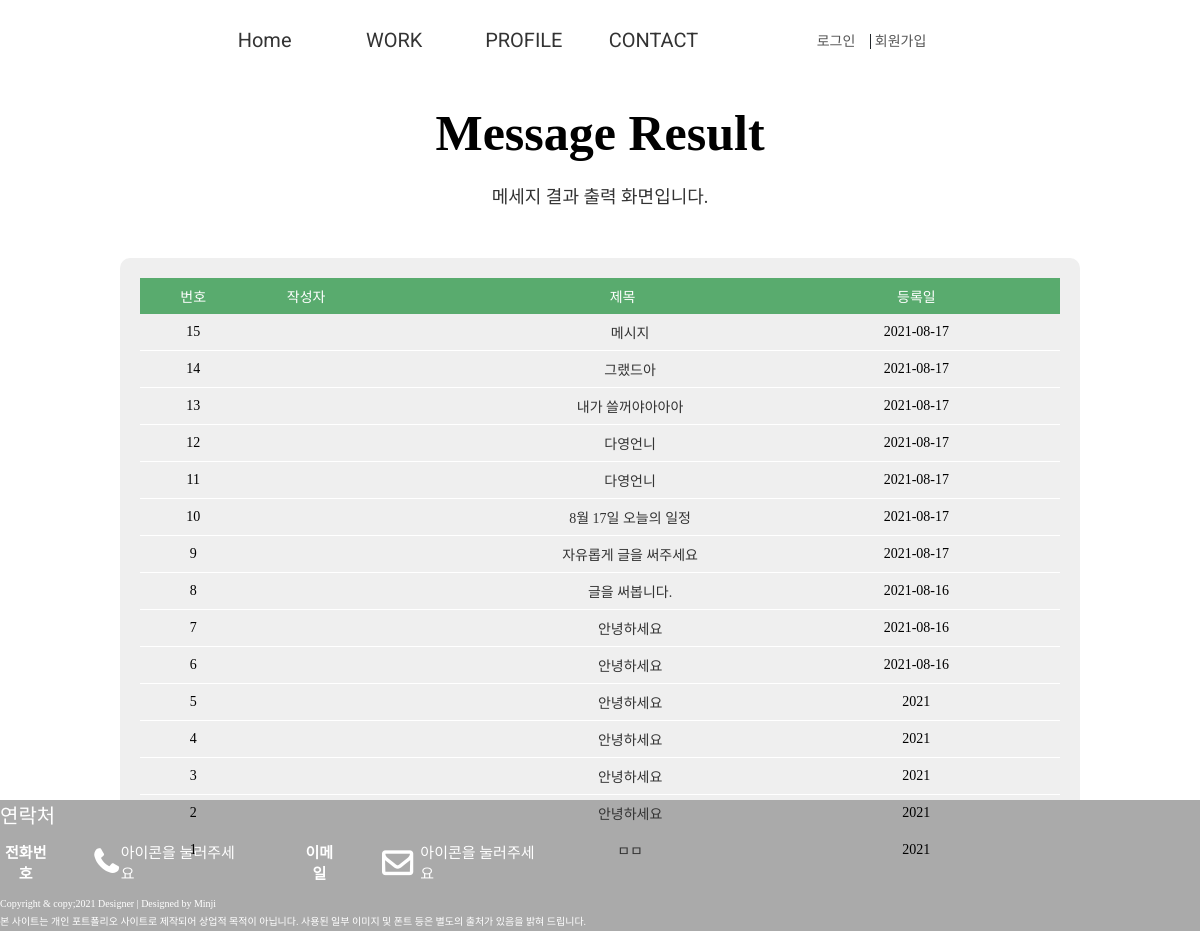
/pages/write_search.php, run on an earlier commit of the app's database.
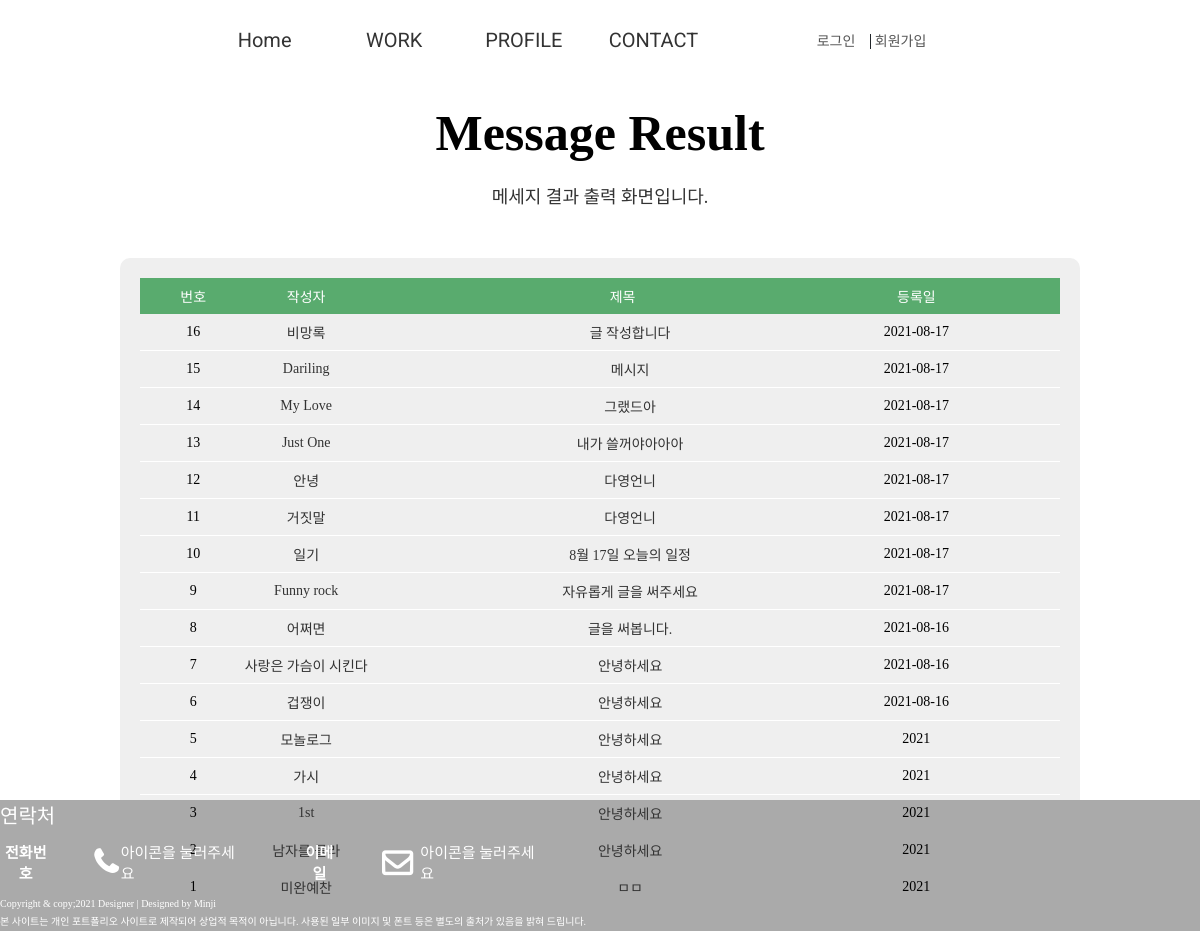
And on a later commit of the database.
### tables this page shows
CREATE TABLE `portfolio_write` (
  `Portfolio_idx` int(11) NOT NULL COMMENT '포트폴리오 고유번호',
  `Portfolio_writer` varchar(50) NOT NULL COMMENT '글 작성자',
  `Portfolio_tit` varchar(50) NOT NULL COMMENT '포트폴리오 글 제목',
  `Portfolio_con` text NOT NULL COMMENT '포트폴리오 내용',
  `Portfoilo_reg` varchar(20) NOT NULL COMMENT '포트폴리오 등록일'
);

### pages/write_search.php (the view, shortened to what this page needs)
<!DOCTYPE html>
<html lang="en">
<head>
 <link rel="stylesheet" href="https://cdnjs.cloudflare.com/ajax/libs/font-awesome/4.7.0/css/font-awesome.min.css">
 <link rel="stylesheet" href="/portfolio-cover/css/reset.css">
 <link rel="stylesheet" href="/portfolio-cover/css/style.css">
</head>
<body>
 <div id="wrap">
 <?php include $_SERVER["DOCUMENT_ROOT"]."/portfolio-cover/include/header.php"; ?>
 <section id="contact">
   <div class="center">
      <div class="tit_box">
        <h2>Message Result</h2>
        <p>메세지 결과 출력 화면입니다.</p>
      </div>
      <div class="comm_table comm_center">
       <ul class="comm_row">
       <li class="comm_tit">
        <span>번호</span>
        <span>작성자</span>
        <span>제목</span>
        <span>등록일</span>
       </li>
       <?php
        $search_select=$_POST['qna_search'];
        $search_input= $_POST['search_txt'];
        if($search_select == 'writer_search'){
          $sql_search ="SELECT * FROM portfolio_write WHERE Portfolio_writer LIKE '%$search_input%'ORDER BY Portfolio_idx DESC";
         } else{
          $sql_search ="SELECT * FROM  portfolio_write WHERE Portfolio_tit LIKE '%$search_input%'ORDER BY Portfolio_idx DESC";
         }
        $search_result = mysqli_query($dbConn,$sql_search);
        $search_result_num = mysqli_num_rows($search_result);
        if(!$search_result_num){
         echo "
         <li>데이터가 존재하지 않습니다. 검색 조건 및 검색어를 확인해주세요.</li>
         ";
        } else{
         while($search_result_row = mysqli_fetch_array($search_result)){
          $search_idx = $search_result_row['Portfolio_idx'];
          $search_writer = $search_result_row['Portfolio_writer'];
          $search_tit = $search_result_row['Portfolio_tit'];
          $search_reg = $search_result_row['Portfoilo_reg'];
        ?>
        <li class="comm_con">
         <span><?=$search_idx?></span>
         <span><a href="#"><?=$search_writer?></a></span>
         <span><a href="/portfolio-cover/pages/write_detail.php?detail_idx=<?=$search_idx?>"><?=$search_tit?></a></span>
         <span><?=$search_reg?></span>
        </li>
        <?php } } ?>
       </ul>
      </div>
      </div>
    </div>
 <?php include $_SERVER["DOCUMENT_ROOT"]."/portfolio-cover/include/footer.php"; ?>
</body>
</html>

What changed in the data, as far as the page shows it:
added portfolio_write: Portfolio_idx "16", Portfolio_writer "비망록", Portfolio_tit "글 작성합니다", Portfoilo_reg "2021-08-17"
changed portfolio_write "메시지": Portfolio_writer (not shown) → "Dariling"
changed portfolio_write "그랬드아": Portfolio_writer (not shown) → "My Love"
changed portfolio_write "내가 쓸꺼야아아아": Portfolio_writer (not shown) → "Just One"
changed portfolio_write id 12: Portfolio_writer (not shown) → "안녕"
changed portfolio_write id 11: Portfolio_writer (not shown) → "거짓말"
changed portfolio_write "8월 17일 오늘의 일정": Portfolio_writer (not shown) → "일기"
changed portfolio_write "자유롭게 글을 써주세요": Portfolio_writer (not shown) → "Funny rock"
changed portfolio_write "글을 써봅니다.": Portfolio_writer (not shown) → "어쩌면"
changed portfolio_write id 7: Portfolio_writer (not shown) → "사랑은 가슴이 시킨다"
changed portfolio_write id 6: Portfolio_writer (not shown) → "겁쟁이"
changed portfolio_write id 5: Portfolio_writer (not shown) → "모놀로그"
changed portfolio_write id 4: Portfolio_writer (not shown) → "가시"
changed portfolio_write id 3: Portfolio_writer (not shown) → "1st"
changed portfolio_write id 2: Portfolio_writer (not shown) → "남자를 몰라"
changed portfolio_write "ㅁㅁ": Portfolio_writer (not shown) → "미완예찬"
